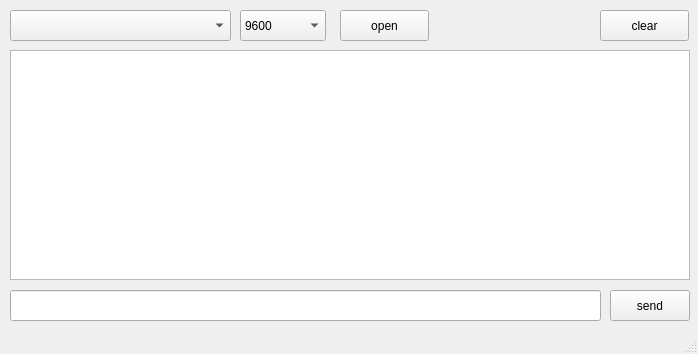
<?xml version="1.0" encoding="UTF-8"?>
<ui version="4.0">
 <class>MainWindow</class>
 <widget class="QMainWindow" name="MainWindow">
  <property name="geometry">
   <rect>
    <x>0</x>
    <y>0</y>
    <width>698</width>
    <height>354</height>
   </rect>
  </property>
  <property name="windowTitle">
   <string>simple Serial Tool</string>
  </property>
  <widget class="QWidget" name="centralwidget">
   <widget class="QPushButton" name="btn_open">
    <property name="geometry">
     <rect>
      <x>340</x>
      <y>10</y>
      <width>89</width>
      <height>31</height>
     </rect>
    </property>
    <property name="text">
     <string>open</string>
    </property>
   </widget>
   <widget class="QComboBox" name="comboBox_COMs">
    <property name="geometry">
     <rect>
      <x>10</x>
      <y>10</y>
      <width>221</width>
      <height>31</height>
     </rect>
    </property>
   </widget>
   <widget class="QComboBox" name="comboBox_baud">
    <property name="geometry">
     <rect>
      <x>240</x>
      <y>10</y>
      <width>86</width>
      <height>31</height>
     </rect>
    </property>
    <item>
     <property name="text">
      <string>9600</string>
     </property>
    </item>
    <item>
     <property name="text">
      <string>115200</string>
     </property>
    </item>
    <item>
     <property name="text">
      <string>512000</string>
     </property>
    </item>
   </widget>
   <widget class="QScrollArea" name="scrollArea">
    <property name="geometry">
     <rect>
      <x>10</x>
      <y>50</y>
      <width>680</width>
      <height>230</height>
     </rect>
    </property>
    <property name="widgetResizable">
     <bool>true</bool>
    </property>
    <widget class="QWidget" name="scrollAreaWidgetContents">
     <property name="geometry">
      <rect>
       <x>0</x>
       <y>0</y>
       <width>678</width>
       <height>228</height>
      </rect>
     </property>
     <widget class="QTextBrowser" name="textBrowser">
      <property name="geometry">
       <rect>
        <x>-1</x>
        <y>-1</y>
        <width>680</width>
        <height>230</height>
       </rect>
      </property>
      <property name="html">
       <string>&lt;!DOCTYPE HTML PUBLIC &quot;-//W3C//DTD HTML 4.0//EN&quot; &quot;http://www.w3.org/TR/REC-html40/strict.dtd&quot;&gt;
&lt;html&gt;&lt;head&gt;&lt;meta name=&quot;qrichtext&quot; content=&quot;1&quot; /&gt;&lt;style type=&quot;text/css&quot;&gt;
p, li { white-space: pre-wrap; }
&lt;/style&gt;&lt;/head&gt;&lt;body style=&quot; font-family:'Ubuntu'; font-size:11pt; font-weight:400; font-style:normal;&quot;&gt;
&lt;p style=&quot;-qt-paragraph-type:empty; margin-top:0px; margin-bottom:0px; margin-left:0px; margin-right:0px; -qt-block-indent:0; text-indent:0px;&quot;&gt;&lt;br /&gt;&lt;/p&gt;&lt;/body&gt;&lt;/html&gt;</string>
      </property>
     </widget>
    </widget>
   </widget>
   <widget class="QPushButton" name="btn_send">
    <property name="geometry">
     <rect>
      <x>610</x>
      <y>290</y>
      <width>80</width>
      <height>31</height>
     </rect>
    </property>
    <property name="text">
     <string>send</string>
    </property>
   </widget>
   <widget class="QLineEdit" name="lineEdit">
    <property name="geometry">
     <rect>
      <x>10</x>
      <y>290</y>
      <width>591</width>
      <height>31</height>
     </rect>
    </property>
   </widget>
   <widget class="QPushButton" name="btn_clear">
    <property name="geometry">
     <rect>
      <x>600</x>
      <y>10</y>
      <width>89</width>
      <height>31</height>
     </rect>
    </property>
    <property name="text">
     <string>clear</string>
    </property>
   </widget>
  </widget>
  <widget class="QStatusBar" name="statusbar"/>
 </widget>
 <resources/>
 <connections/>
</ui>
